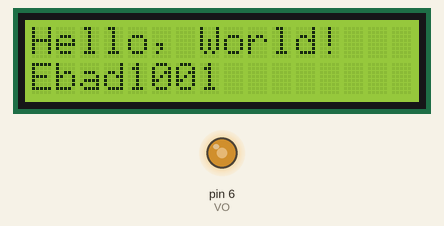
This sketch was run on a simulated Arduino Uno, built with avr-gcc and run on an emulated ATmega328P. Parts: 16×2 character LCD, output pins drawn as LEDs (lit = HIGH). Random numbers use the default seed unless the sketch sets one.

Above: at 0.1 s.
At 2.1 s:
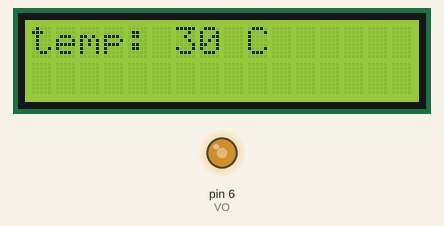
At 9.6 s:
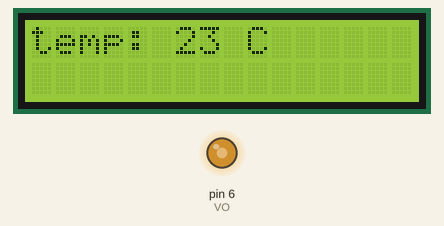
At 19.6 s:
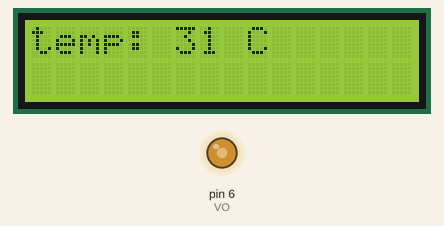
At 27.2 s:
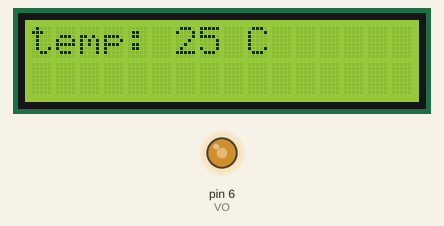
At 37.2 s:
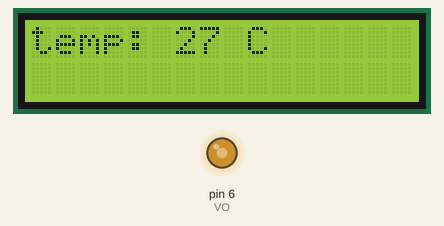

The sketch:

LCD_Display.ino
```cpp
#include <LiquidCrystal.h>

// const int GND;   // connect it to GND
// const int VDD;   // connect it to 5V
const int VO = 6;  // connect it to a PWM to adjust contrast (here 6, optimal value = 150/255)
const int RS = 12; // connect it to a digital pin (here 12)
// const int RW;    // connect it to a GND (Low for Write)
const int EN = 11; // connect it to a digital pin (here 11)
// const int D0;
// const int D1;    // These pins are not used //
// const int D2;    // in 4-pin mode           //
// const int D3;
const int D4 = 5; // connect it to a digital pin (here 12)
const int D5 = 4; // connect it to a digital pin (here 12)
const int D6 = 3; // connect it to a digital pin (here 12)
const int D7 = 2; // connect it to a digital pin (here 12)
// const int BLA;   // connect it to 5V
// const int BLK;   // connect it to GND

LiquidCrystal lcd(RS, EN, D4, D5, D6, D7); // syntax for 4-pin mode (recommended)
// LiquidCrystal lcd(RS, EN, D0, D1, D2, D3, D4, D5, D6, D7); // syntax for 8-pin mode

void setup()
{
  // adjust contrast
  pinMode(VO, OUTPUT);
  analogWrite(VO, 150);

  // initialize the lcd with width and height
  lcd.begin(16, 2);

  // Set cursor to first line
  lcd.setCursor(0, 0);
  // print a string literal
  lcd.print("Hello, World!");

  // Set cursor to second line
  lcd.setCursor(0, 1);
  // print a variable value
  char myName[] = "Ebad";
  lcd.print(myName);
  int myNumber = 1001;
  lcd.print(myNumber);

  delay(2000);
}

int temp = 30;

void loop()
{
  // clear the display and set the cursor to the top left corner
  lcd.clear();
  lcd.print("temp: ");
  lcd.print(temp);
  lcd.print(" C");

  delay(2500);
  temp += random(-3, 4);
}

/*
  Advantages of 4-Bit Mode: (Recommended)
  1. Pin Conservation: This leaves more pins available for sensors, buttons, and other components
  2. Adequate Performance: The speed difference is negligible for most applications
  3. Hardware Simplicity: Fewer connections reduce wiring complexity and Less chance of connection errors
  4. Power Efficiency: Fewer active pins means slightly lower power consumption

  Advantages of 8-Bit Mode:
  1. Faster data transfer: Each byte is sent in one operation instead of two
  2. Simpler timing: No need to split bytes into nibbles (8bits to 4bits)
  3. Better for high-frequency updates: When rapidly updating display content
  4. Simpler code: The LiquidCrystal library handles the 4-bit complexity automatically
*/
```

Measured:
- what the display in image 1 shows lasts 2.5 s, from 2.1 s to 4.6 s
